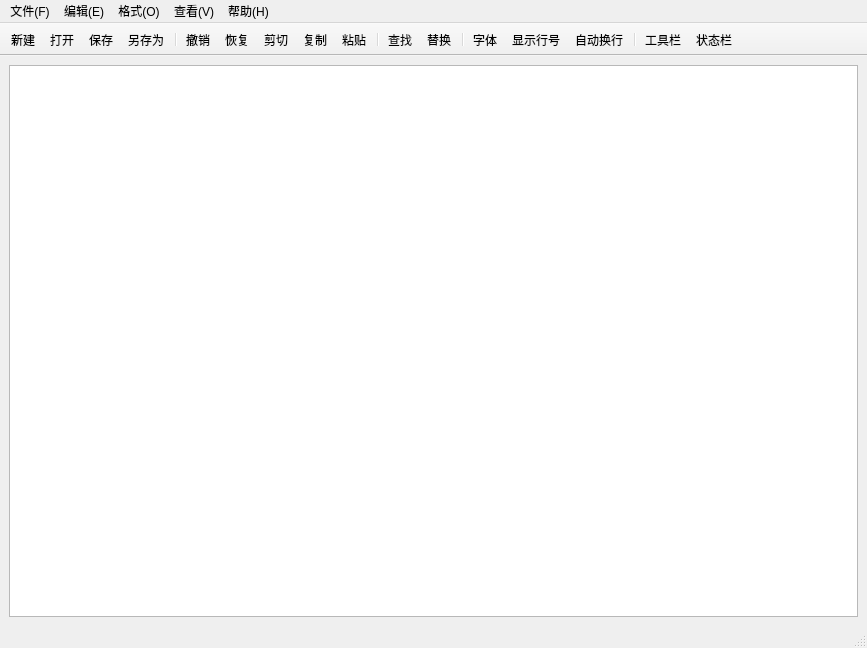
<?xml version="1.0" encoding="UTF-8"?>
<ui version="4.0">
 <class>TextEditor</class>
 <widget class="QMainWindow" name="TextEditor">
  <property name="geometry">
   <rect>
    <x>0</x>
    <y>0</y>
    <width>867</width>
    <height>648</height>
   </rect>
  </property>
  <property name="windowTitle">
   <string>TextEditor</string>
  </property>
  <widget class="QWidget" name="centralwidget">
   <layout class="QVBoxLayout" name="verticalLayout">
    <item>
     <widget class="QTextEdit" name="textEdit">
      <property name="font">
       <font>
        <pointsize>15</pointsize>
       </font>
      </property>
     </widget>
    </item>
   </layout>
  </widget>
  <widget class="QMenuBar" name="menubar">
   <property name="geometry">
    <rect>
     <x>0</x>
     <y>0</y>
     <width>867</width>
     <height>21</height>
    </rect>
   </property>
   <widget class="QMenu" name="menu_F">
    <property name="title">
     <string>文件(F)</string>
    </property>
    <addaction name="new_action"/>
    <addaction name="open_action"/>
    <addaction name="save_action"/>
    <addaction name="save_as_action"/>
    <addaction name="separator"/>
    <addaction name="exit_action"/>
   </widget>
   <widget class="QMenu" name="menu_E">
    <property name="title">
     <string>编辑(E)</string>
    </property>
    <addaction name="backout_action"/>
    <addaction name="regain_action"/>
    <addaction name="cut_action"/>
    <addaction name="copy_action"/>
    <addaction name="paste_action"/>
    <addaction name="separator"/>
    <addaction name="find_action"/>
    <addaction name="replace_action"/>
    <addaction name="separator"/>
    <addaction name="select_all_action"/>
   </widget>
   <widget class="QMenu" name="menu_O">
    <property name="title">
     <string>格式(O)</string>
    </property>
    <addaction name="word_wrap_action"/>
    <addaction name="display_line_number_action"/>
    <addaction name="font_action"/>
    <addaction name="font_color_action"/>
    <addaction name="separator"/>
    <addaction name="font_background_color_action"/>
    <addaction name="editor_background_color_action"/>
   </widget>
   <widget class="QMenu" name="menu_V">
    <property name="title">
     <string>查看(V)</string>
    </property>
    <addaction name="tool_bar_action"/>
    <addaction name="status_bar_action"/>
   </widget>
   <widget class="QMenu" name="menu_H">
    <property name="title">
     <string>帮助(H)</string>
    </property>
    <addaction name="about_action"/>
   </widget>
   <addaction name="menu_F"/>
   <addaction name="menu_E"/>
   <addaction name="menu_O"/>
   <addaction name="menu_V"/>
   <addaction name="menu_H"/>
  </widget>
  <widget class="QStatusBar" name="statusbar"/>
  <widget class="QToolBar" name="toolBar">
   <property name="windowTitle">
    <string>toolBar</string>
   </property>
   <property name="movable">
    <bool>false</bool>
   </property>
   <property name="allowedAreas">
    <set>Qt::TopToolBarArea</set>
   </property>
   <property name="toolButtonStyle">
    <enum>Qt::ToolButtonTextUnderIcon</enum>
   </property>
   <attribute name="toolBarArea">
    <enum>TopToolBarArea</enum>
   </attribute>
   <attribute name="toolBarBreak">
    <bool>false</bool>
   </attribute>
   <addaction name="new_action"/>
   <addaction name="open_action"/>
   <addaction name="save_action"/>
   <addaction name="save_as_action"/>
   <addaction name="separator"/>
   <addaction name="backout_action"/>
   <addaction name="regain_action"/>
   <addaction name="cut_action"/>
   <addaction name="copy_action"/>
   <addaction name="paste_action"/>
   <addaction name="separator"/>
   <addaction name="find_action"/>
   <addaction name="replace_action"/>
   <addaction name="separator"/>
   <addaction name="font_action"/>
   <addaction name="display_line_number_action"/>
   <addaction name="word_wrap_action"/>
   <addaction name="separator"/>
   <addaction name="tool_bar_action"/>
   <addaction name="status_bar_action"/>
  </widget>
  <action name="new_action">
   <property name="icon">
    <iconset resource="res.qrc">
     <normaloff>:/images/images/new.png</normaloff>:/images/images/new.png</iconset>
   </property>
   <property name="text">
    <string>新建</string>
   </property>
   <property name="toolTip">
    <string>新建文件</string>
   </property>
   <property name="shortcut">
    <string>Ctrl+N</string>
   </property>
  </action>
  <action name="open_action">
   <property name="icon">
    <iconset resource="res.qrc">
     <normaloff>:/images/images/open.png</normaloff>:/images/images/open.png</iconset>
   </property>
   <property name="text">
    <string>打开</string>
   </property>
   <property name="toolTip">
    <string>打开文件</string>
   </property>
   <property name="shortcut">
    <string>Ctrl+O</string>
   </property>
  </action>
  <action name="save_action">
   <property name="enabled">
    <bool>true</bool>
   </property>
   <property name="icon">
    <iconset resource="res.qrc">
     <normaloff>:/images/images/save.png</normaloff>:/images/images/save.png</iconset>
   </property>
   <property name="text">
    <string>保存</string>
   </property>
   <property name="toolTip">
    <string>保存文件</string>
   </property>
   <property name="shortcut">
    <string>Ctrl+S</string>
   </property>
  </action>
  <action name="save_as_action">
   <property name="icon">
    <iconset resource="res.qrc">
     <normaloff>:/images/images/save_as.png</normaloff>:/images/images/save_as.png</iconset>
   </property>
   <property name="text">
    <string>另存为</string>
   </property>
   <property name="toolTip">
    <string>另存为</string>
   </property>
  </action>
  <action name="exit_action">
   <property name="text">
    <string>退出</string>
   </property>
   <property name="toolTip">
    <string>退出</string>
   </property>
  </action>
  <action name="backout_action">
   <property name="icon">
    <iconset resource="res.qrc">
     <normaloff>:/images/images/backout.png</normaloff>:/images/images/backout.png</iconset>
   </property>
   <property name="text">
    <string>撤销</string>
   </property>
   <property name="toolTip">
    <string>撤销</string>
   </property>
   <property name="shortcut">
    <string>Ctrl+Z</string>
   </property>
  </action>
  <action name="regain_action">
   <property name="icon">
    <iconset resource="res.qrc">
     <normaloff>:/images/images/regain.png</normaloff>:/images/images/regain.png</iconset>
   </property>
   <property name="text">
    <string>恢复</string>
   </property>
   <property name="toolTip">
    <string>恢复</string>
   </property>
   <property name="shortcut">
    <string>Ctrl+Y</string>
   </property>
  </action>
  <action name="cut_action">
   <property name="icon">
    <iconset resource="res.qrc">
     <normaloff>:/images/images/cut.png</normaloff>:/images/images/cut.png</iconset>
   </property>
   <property name="text">
    <string>剪切</string>
   </property>
   <property name="toolTip">
    <string>剪切</string>
   </property>
   <property name="shortcut">
    <string>Ctrl+X</string>
   </property>
  </action>
  <action name="copy_action">
   <property name="icon">
    <iconset resource="res.qrc">
     <normaloff>:/images/images/copy.png</normaloff>:/images/images/copy.png</iconset>
   </property>
   <property name="text">
    <string>复制</string>
   </property>
   <property name="toolTip">
    <string>复制</string>
   </property>
   <property name="shortcut">
    <string>Ctrl+C</string>
   </property>
  </action>
  <action name="paste_action">
   <property name="icon">
    <iconset resource="res.qrc">
     <normaloff>:/images/images/paste.png</normaloff>:/images/images/paste.png</iconset>
   </property>
   <property name="text">
    <string>粘贴</string>
   </property>
   <property name="toolTip">
    <string>粘贴</string>
   </property>
  </action>
  <action name="find_action">
   <property name="icon">
    <iconset resource="res.qrc">
     <normaloff>:/images/images/find.png</normaloff>:/images/images/find.png</iconset>
   </property>
   <property name="text">
    <string>查找</string>
   </property>
   <property name="toolTip">
    <string>查找</string>
   </property>
   <property name="shortcut">
    <string>Ctrl+F</string>
   </property>
  </action>
  <action name="replace_action">
   <property name="icon">
    <iconset resource="res.qrc">
     <normaloff>:/images/images/replace.png</normaloff>:/images/images/replace.png</iconset>
   </property>
   <property name="text">
    <string>替换</string>
   </property>
   <property name="toolTip">
    <string>替换</string>
   </property>
   <property name="shortcut">
    <string>Ctrl+H</string>
   </property>
  </action>
  <action name="select_all_action">
   <property name="text">
    <string>全选</string>
   </property>
   <property name="toolTip">
    <string>全选</string>
   </property>
  </action>
  <action name="word_wrap_action">
   <property name="icon">
    <iconset resource="res.qrc">
     <normaloff>:/images/images/word_wrap.png</normaloff>:/images/images/word_wrap.png</iconset>
   </property>
   <property name="text">
    <string>自动换行</string>
   </property>
   <property name="toolTip">
    <string>自动换行</string>
   </property>
  </action>
  <action name="display_line_number_action">
   <property name="icon">
    <iconset resource="res.qrc">
     <normaloff>:/images/images/display_line_number.png</normaloff>:/images/images/display_line_number.png</iconset>
   </property>
   <property name="text">
    <string>显示行号</string>
   </property>
   <property name="toolTip">
    <string>显示行号</string>
   </property>
   <property name="shortcut">
    <string>Ctrl+L</string>
   </property>
  </action>
  <action name="font_action">
   <property name="icon">
    <iconset resource="res.qrc">
     <normaloff>:/images/images/font.png</normaloff>:/images/images/font.png</iconset>
   </property>
   <property name="text">
    <string>字体</string>
   </property>
   <property name="toolTip">
    <string>字体</string>
   </property>
  </action>
  <action name="font_color_action">
   <property name="text">
    <string>字体颜色</string>
   </property>
   <property name="toolTip">
    <string>字体颜色</string>
   </property>
  </action>
  <action name="font_background_color_action">
   <property name="text">
    <string>字体背景色</string>
   </property>
   <property name="toolTip">
    <string>字体背景色</string>
   </property>
  </action>
  <action name="editor_background_color_action">
   <property name="text">
    <string>编辑器背景色</string>
   </property>
   <property name="toolTip">
    <string>编辑器背景色</string>
   </property>
  </action>
  <action name="tool_bar_action">
   <property name="icon">
    <iconset resource="res.qrc">
     <normaloff>:/images/images/tool_bar.png</normaloff>:/images/images/tool_bar.png</iconset>
   </property>
   <property name="text">
    <string>工具栏</string>
   </property>
   <property name="toolTip">
    <string>工具栏</string>
   </property>
  </action>
  <action name="status_bar_action">
   <property name="icon">
    <iconset resource="res.qrc">
     <normaloff>:/images/images/status_bar.png</normaloff>:/images/images/status_bar.png</iconset>
   </property>
   <property name="text">
    <string>状态栏</string>
   </property>
   <property name="toolTip">
    <string>状态栏</string>
   </property>
  </action>
  <action name="about_action">
   <property name="text">
    <string>关于</string>
   </property>
   <property name="toolTip">
    <string>关于</string>
   </property>
  </action>
 </widget>
 <resources>
  <include location="res.qrc"/>
 </resources>
 <connections/>
</ui>
